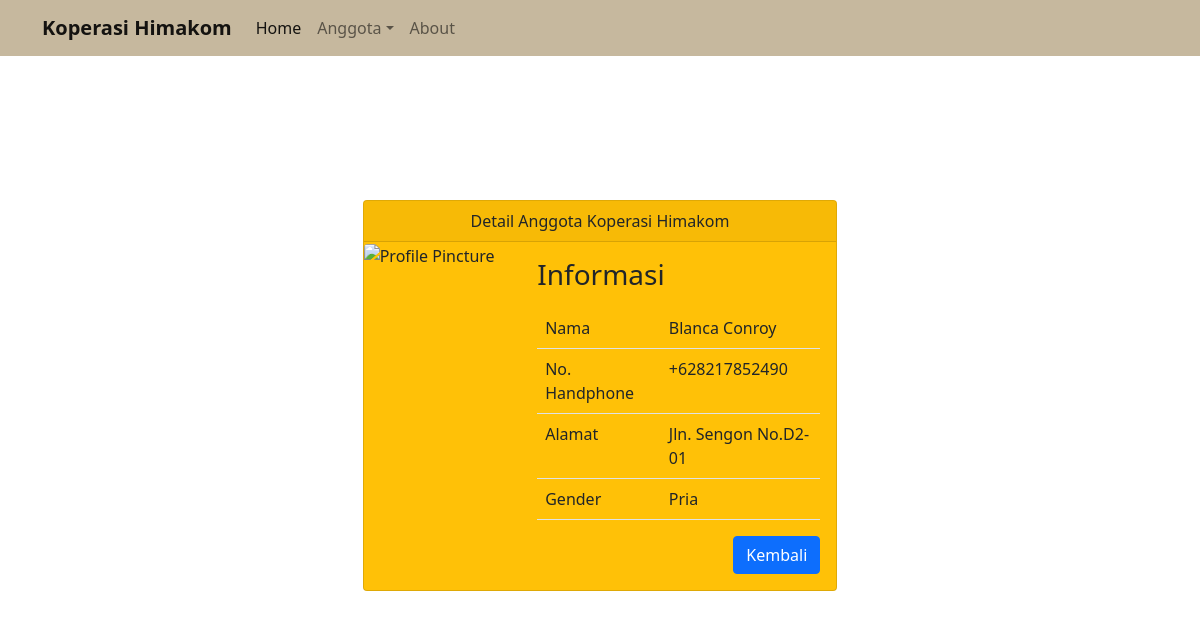
/anggota/detail/2, run on the app's committed database.
### tables this page shows
CREATE TABLE `anggota` (
  `id` int(9) UNSIGNED NOT NULL,
  `nama` varchar(255) NOT NULL,
  `no_hp` varchar(13) NOT NULL,
  `alamat` text NOT NULL,
  `gender` varchar(24) NOT NULL
);

### application/controllers/Anggota.php (called while the page is built, shortened)
<?php
class Anggota extends CI_Controller{
    public function __construct(){
        $this->load->model('Anggota_model');
        $this->load->library('form_validation');
    }
    public function detail($id){
        $data['judul'] = "Detail Data Anggota | Koperasi Himakom";
        $data['anggota'] = $this->Anggota_model->getAnggotaById($id);
        $this->load->view('template/header', $data);
        $this->load->view('anggota/detail', $data);
        $this->load->view('template/footer');
    }
}

### index.php (called while the page is built, shortened)
<?php
require_once BASEPATH.'core/CodeIgniter.php';

### application/models/Anggota_model.php (called while the page is built, shortened)
<?php
class Anggota_model extends CI_model{
    public function getAnggotaById($id){
        return $this->db->get_where('anggota', ['id'=> $id])->row_array();
    }
}

### application/views/anggota/detail.php (the view)
<br><br>
<div class="row mt-5">
    <div class="col-md">
        <div class="d-flex justify-content-center">
            <div class="card text-dark bg-warning mb-3" style="max-width: px;">
                <div class="card-header text-center">
                    Detail Anggota Koperasi Himakom
                </div>
                <div class="row g-0">
                    <div class="col-md-4">
                    <img src="https://source.unsplash.com/750x600/?portrait" class="img-fluid rounded-start" alt="Profile Pincture">
                    </div>
                    <div class="col-md-8">
                    <div class="card-body">
                        <div class="container">
                            <h3>Informasi</h3>
                        </div>
                        <table class="table mt-3">
                            <tr>
                                <td>Nama</td>
                                <td><?=$anggota['nama'];?></td>
                            </tr>
                            <tr>
                                <td>No. Handphone</td>
                                <td><?=$anggota['no_hp'];?></td>
                            </tr>
                            <tr>
                                <td>Alamat</td>
                                <td><?=$anggota['alamat'];?></td>
                            </tr>
                            <tr>
                                <td>Gender</td>
                                <td><?=$anggota['gender'];?></td>
                            </tr>
                        </table>
                        <div class="d-flex justify-content-end">
                            <a href="<?=base_url();?>anggota/index" class="btn btn-primary">Kembali</a>
                        </div>
                    </div>
                    </div>
                </div>
            </div>
        </div>
    </div>
</div>

### data on the page
anggota: nama "Blanca Conroy", no_hp "+628217852490", alamat "Jln. Sengon No.D2-01", gender "Pria"
